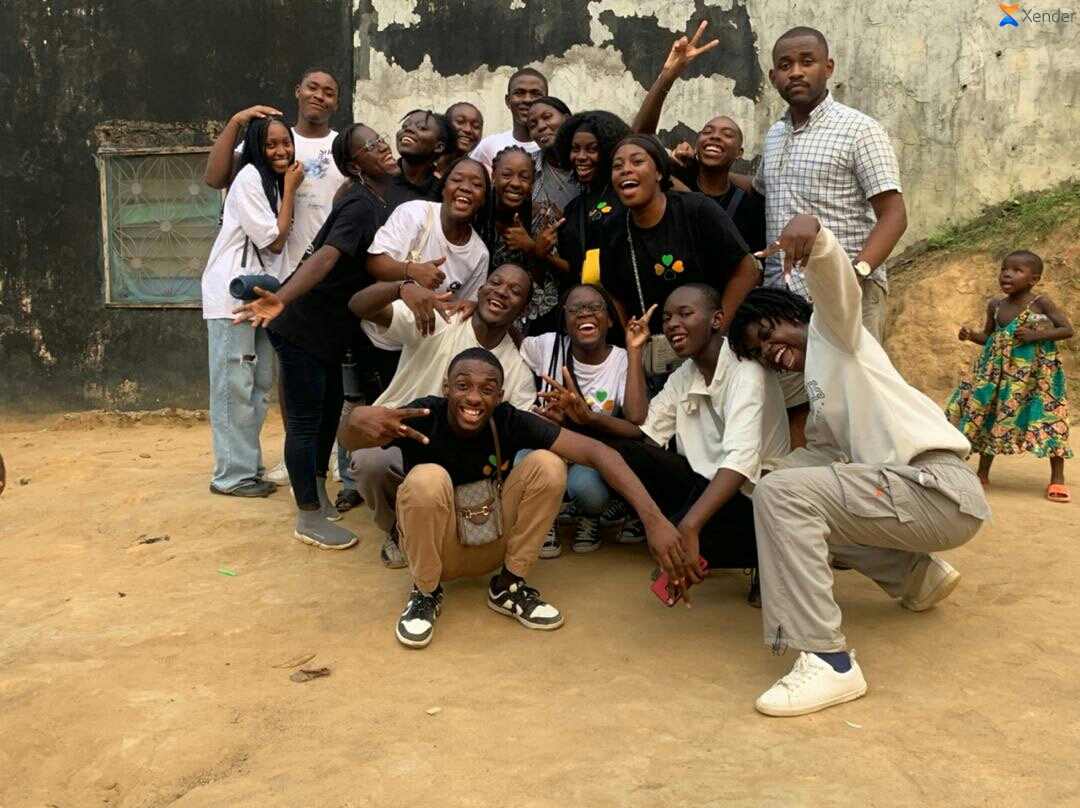
#> input picture OpenCV by Brunel/4112d43fef464f46a1d68b0de05d8369.jpg, 1080 x 808 px
$ jupyter execute 'Computing histograms.ipynb'   (shell and % lines are left out)
#> lines starting #> are read from the running program, lines starting #| are printed output that depends on the picture
[cell 1]
import cv2
import numpy as np
import matplotlib.pyplot as plt

[cell 2]
img = cv2.imread('4112d43fef464f46a1d68b0de05d8369.jpg')
#> img is the input picture: shape (808, 1080, 3); mean B, G, R 89.6, 121.1, 141.4

gray = cv2.cvtColor(img, cv2.COLOR_BGR2GRAY)
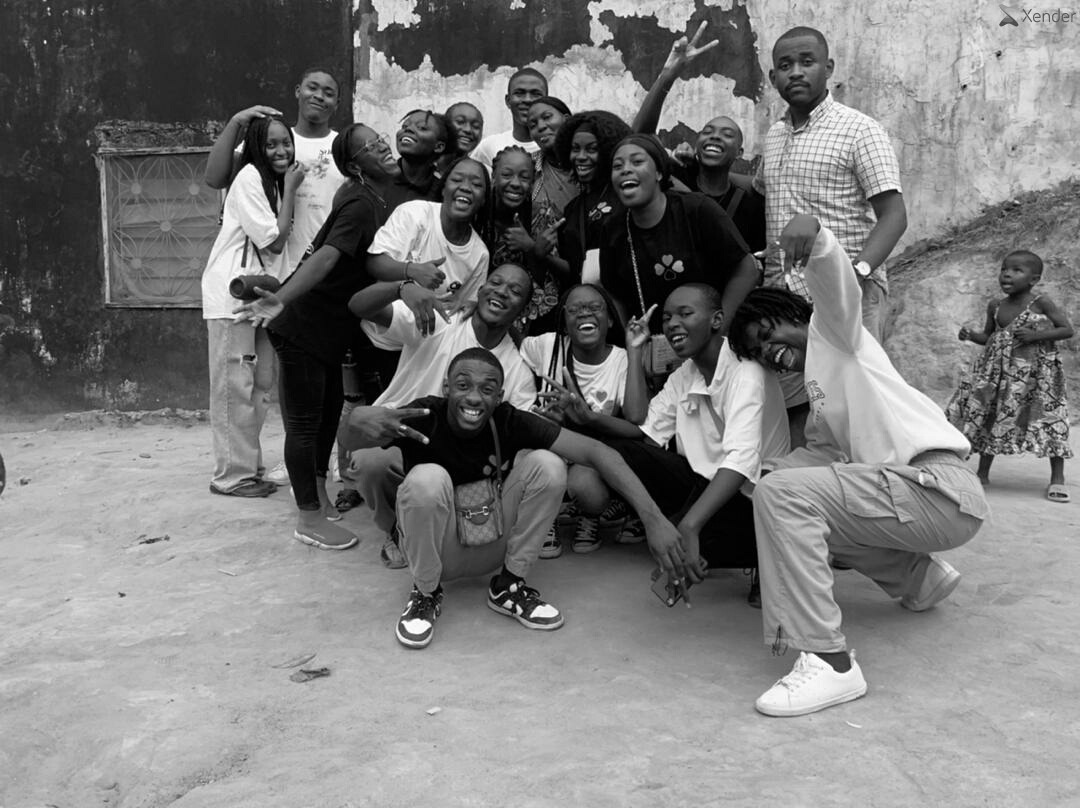
#> gray: shape (808, 1080); min 0, max 255, mean 123.5

#Grayscale histograms
gray_his = cv2.calcHist([gray], [0], None, [256], [0,256])
#> gray_his = 256 values, max 12795 at index 184, min 9 at index 255, mean 3408.8
plt.figure()
plt.title('Grayscale histogram')
plt.xlabel('Bins')
plt.ylabel('# of pixels')
plt.xlim([0, 256])
plt.plot(gray_his)
plt.show()
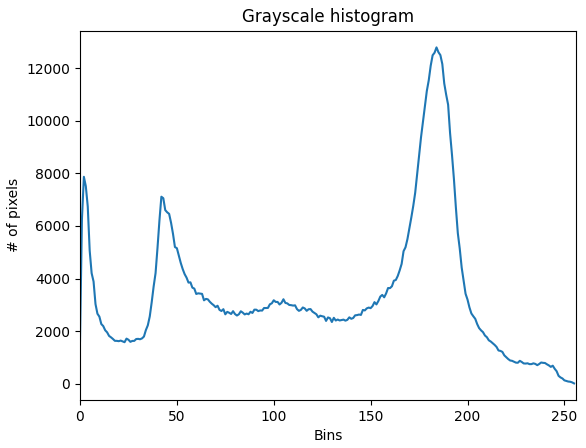
#> figure drawn by matplotlib, 1 panel; curve peaks at x = 184, y = 12795

#Coloured Histograms
plt.figure()
plt.title('Coloured histogram')
plt.xlabel('Bins')
plt.ylabel('# of pixels')
col = ('b', 'g', 'r')
for i, col in enumerate(col):
    col_his = cv2.calcHist([img], [i], None, [256], [0,256])
    plt.plot(col_his, color=col)
    plt.xlim([0, 256])
plt.show()
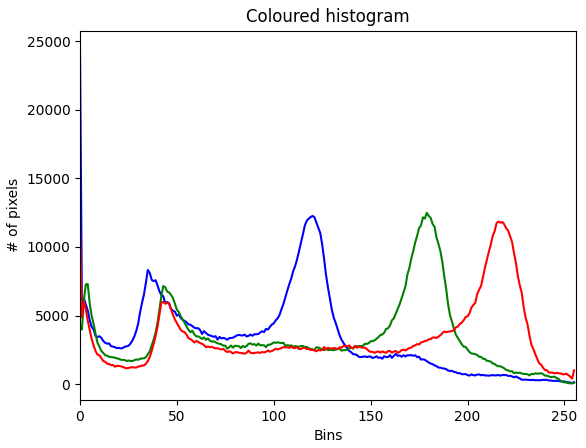
#> figure drawn by matplotlib, 1 panel; curve peaks at x = 0, y = 24545; curve peaks at x = 179, y = 12491; curve peaks at x = 216, y = 11856

cv2.waitKey(0)

$ run again, with OpenCV by Brunel/20230312_091308 (1).jpg copied over OpenCV by Brunel/4112d43fef464f46a1d68b0de05d8369.jpg
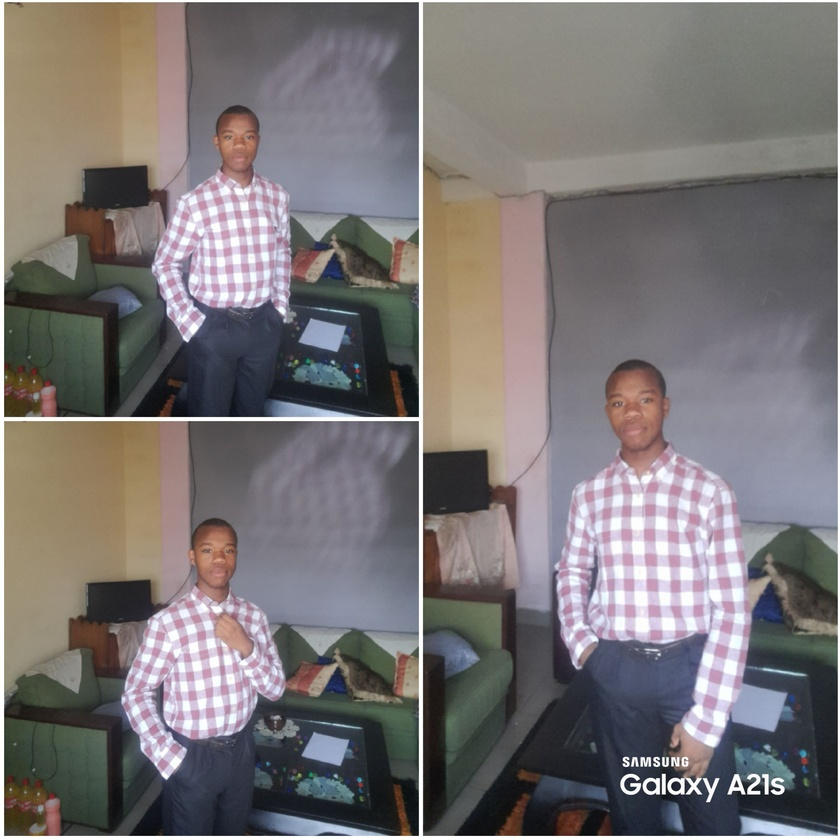
#> input picture OpenCV by Brunel/20230312_091308 (1).jpg, 840 x 840 px, shrunk from 2874 x 2874 before the run
#> img is the input picture: shape (840, 840, 3); mean B, G, R 116.5, 116.3, 121.3
#> `gray = cv2.cvtColor(img, cv2.COLOR_BGR2GRAY)`:
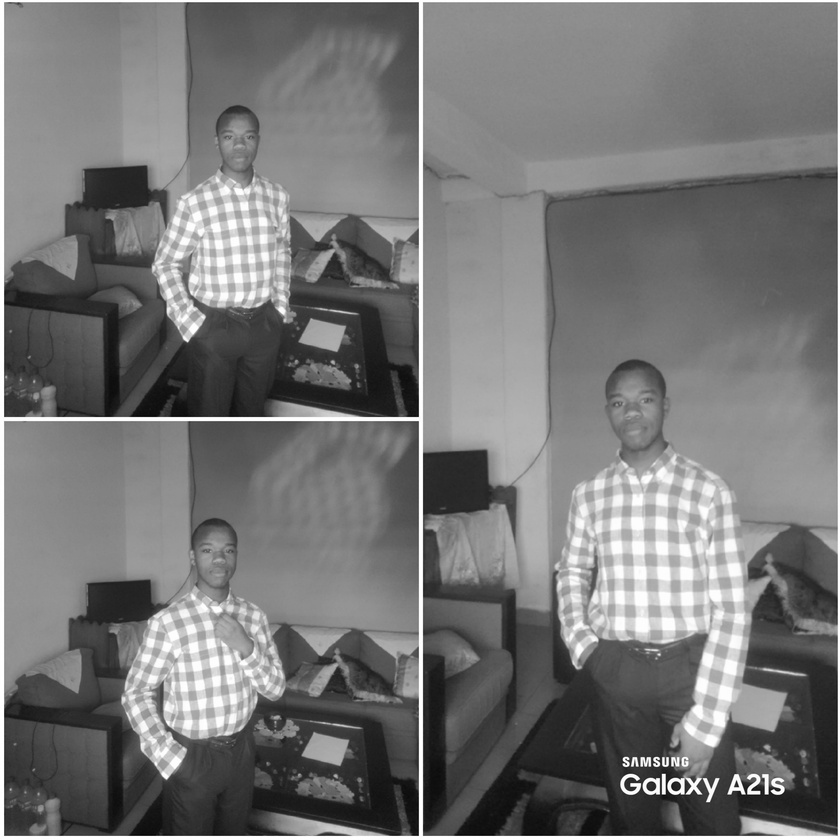
#> gray: shape (840, 840); min 5, max 255, mean 117.8
#> gray_his = 256 values, max 11852 at index 137, min 0 at index 0, mean 2756.2
#> `plt.show()`:
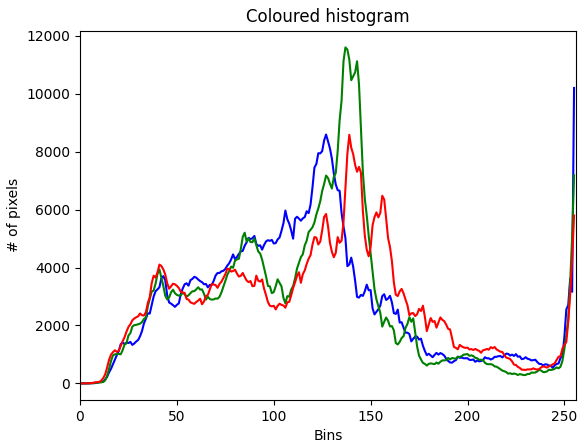
#> figure drawn by matplotlib, 1 panel; curve peaks at x = 255, y = 10198; curve peaks at x = 137, y = 11598; curve peaks at x = 139, y = 8581

$ run again, with OpenCV by Brunel/IMG_20250218_093953263_PORTRAIT.jpg copied over OpenCV by Brunel/4112d43fef464f46a1d68b0de05d8369.jpg
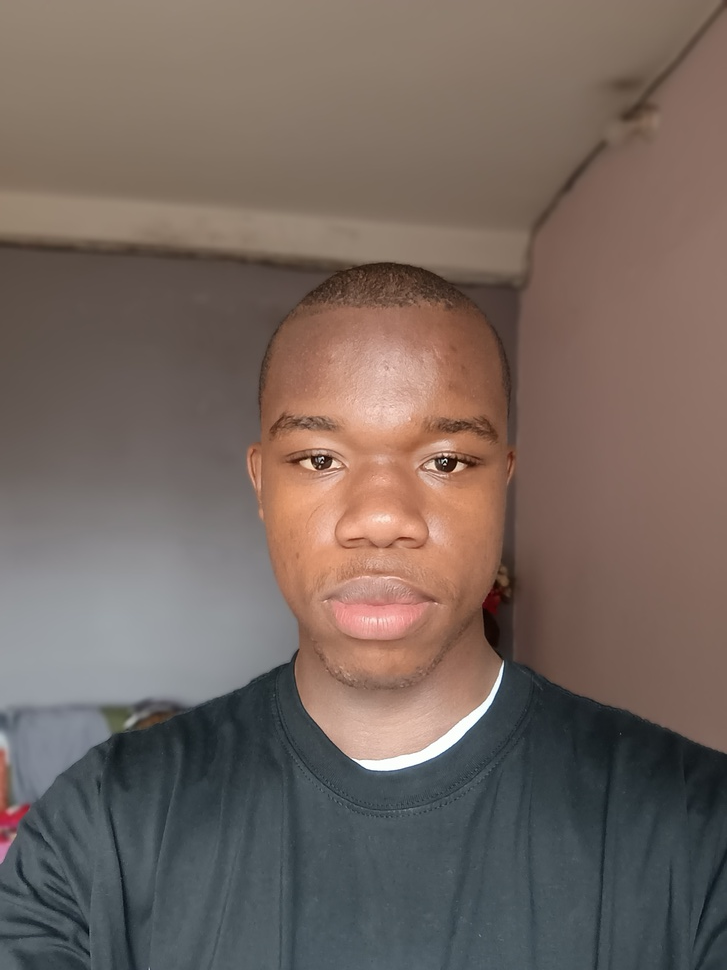
#> input picture OpenCV by Brunel/IMG_20250218_093953263_PORTRAIT.jpg, 727 x 970 px, shrunk from 1740 x 2320 before the run
#> img is the input picture: shape (970, 727, 3); mean B, G, R 95.3, 102.4, 116.6
#> `gray = cv2.cvtColor(img, cv2.COLOR_BGR2GRAY)`:
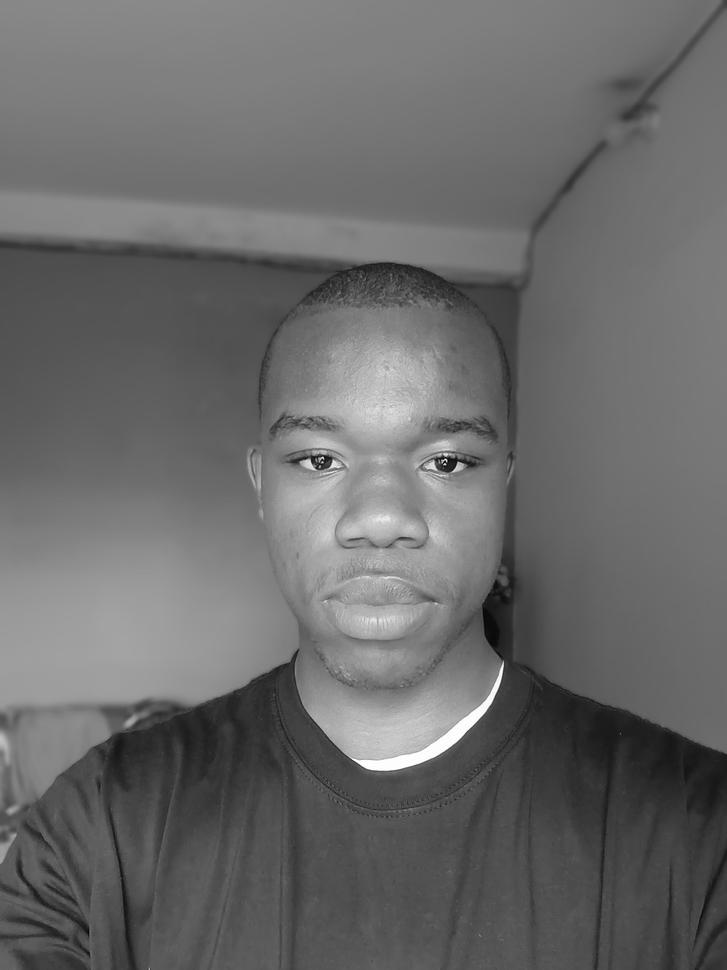
#> gray: shape (970, 727); min 4, max 255, mean 105.8
#> gray_his = 256 values, max 14505 at index 128, min 0 at index 0, mean 2754.6
#> `plt.show()`:
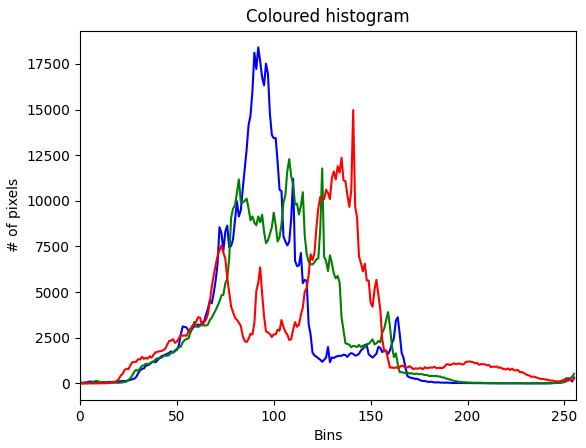
#> figure drawn by matplotlib, 1 panel; curve peaks at x = 92, y = 18405; curve peaks at x = 108, y = 12288; curve peaks at x = 141, y = 14971

$ run again, with OpenCV by Brunel/IMG_20250218_093953263_PORTRAIT~2.jpg copied over OpenCV by Brunel/4112d43fef464f46a1d68b0de05d8369.jpg
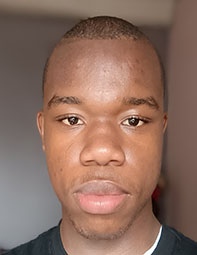
#> input picture OpenCV by Brunel/IMG_20250218_093953263_PORTRAIT~2.jpg, 197 x 255 px
#> img is the input picture: shape (255, 197, 3); mean B, G, R 95.2, 108.6, 139.8
#> `gray = cv2.cvtColor(img, cv2.COLOR_BGR2GRAY)`:
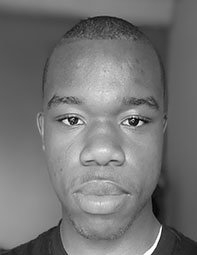
#> gray: shape (255, 197); min 4, max 255, mean 116.4
#> gray_his = 256 values, max 819 at index 82, min 0 at index 0, mean 196.2
#> `plt.show()`:
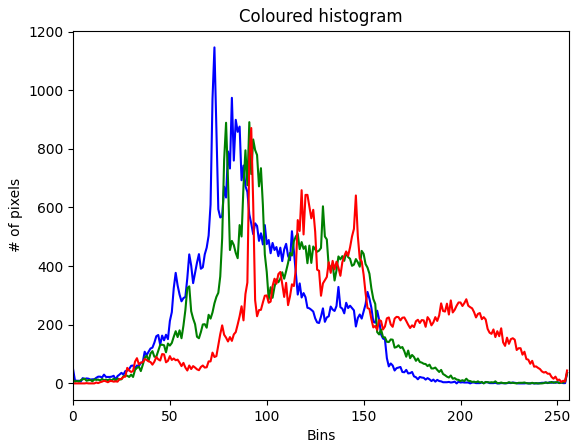
#> figure drawn by matplotlib, 1 panel; curve peaks at x = 73, y = 1146; curve peaks at x = 91, y = 891; curve peaks at x = 92, y = 871
